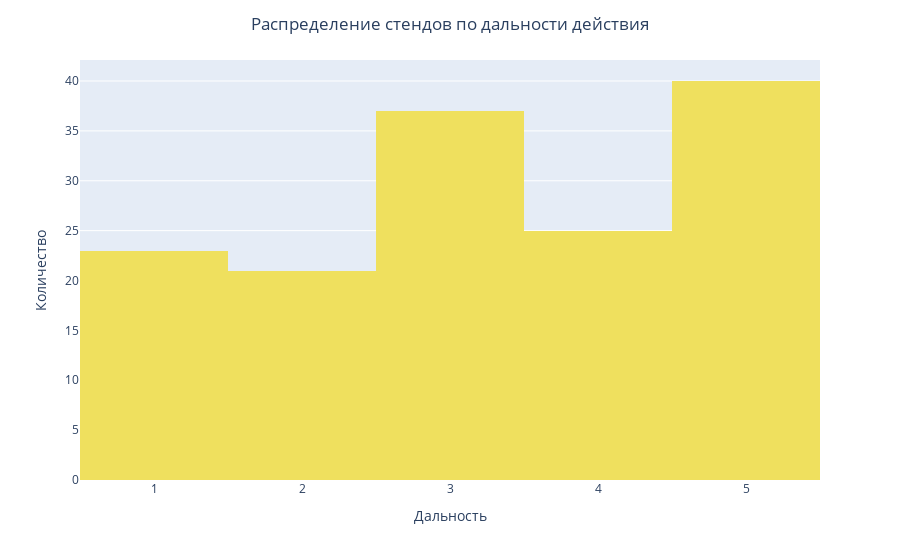

This figure's notebook cell:
### Markdown cell above
Так, отлично, некоторые стенды по смыслу мы заполнили, а теперь надо еще дополнить значения у других стендов, заполним аналогично силе и скорости

### Code cell
know_range_stands = begin_dataset[
    (begin_dataset['Дальность'] != 'undefined') & (begin_dataset['Дальность'] != 'unknown') & (begin_dataset['Дальность'] != 'infinite') & (begin_dataset['Дальность'] != 'none')
]

pivot_range_stands = know_range_stands.value_counts('Дальность').reset_index()

display(know_range_stands)

histogram_range_stands = px.histogram(know_range_stands, x = 'Дальность', nbins = 8, color_discrete_sequence=['#efe05e'])

histogram_range_stands.update_layout(
    title = {'text': 'Распределение стендов по дальности действия', 'x': 0.5},
    xaxis_title = 'Дальность',
    yaxis_title = 'Количество')

histogram_range_stands.show()

### Figure 1 — Plotly figure (JSON) as saved in the notebook; plotly's stock layout.template omitted (floating-point values rounded to 4 significant figures; data arrays with more than 128 entries replaced by an {"elided": "..."} marker saying what was removed)
{"data": [{"alignmentgroup": "True", "bingroup": "x", "hovertemplate": "Дальность=%{x}<br>count=%{y}<extra></extra>", "legendgroup": "", "marker": {"color": "#efe05e", "pattern": {"shape": ""}}, "name": "", "nbinsx": 8, "offsetgroup": "", "orientation": "v", "showlegend": false, "type": "histogram", "x": {"elided": "146 int values"}, "xaxis": "x", "yaxis": "y"}], "layout": {"barmode": "relative", "legend": {"tracegroupgap": 0}, "margin": {"t": 60}, "title": {"text": "Распределение стендов по дальности действия", "x": 0.5}, "xaxis": {"anchor": "y", "domain": [0, 1], "title": {"text": "Дальность"}}, "yaxis": {"anchor": "x", "domain": [0, 1], "title": {"text": "Количество"}}}}
